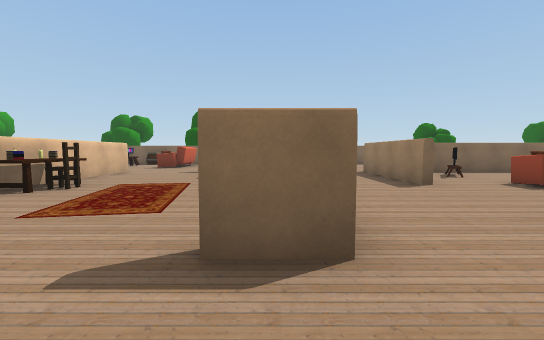
[1] (above)

17 first-person views from a walk through a 3-D level made in the Unity game engine. The camera is 1.4 m above the floor, tilts 4° down and sees 90° across. The floor is counted in squares, 2 m on a side. Each view is taken from the middle of a square. On the plan, view 1 faces up. The plan holds only what a view shows up to about 9 squares ahead; the rest is blank. The place goes on beyond the plan. The player character is not drawn. Some animated figures are left out. Some surface patterns are stand-ins.

[2]
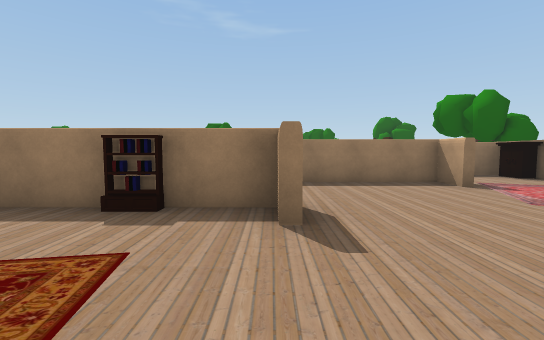

[3]
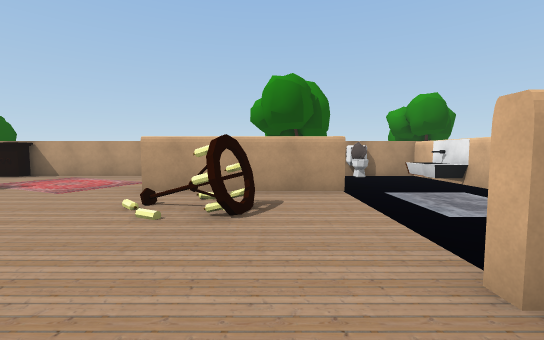

[4]
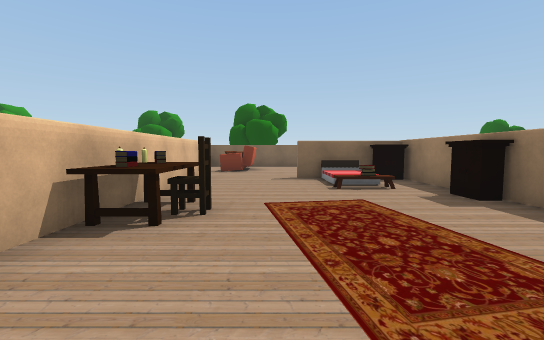

[5]
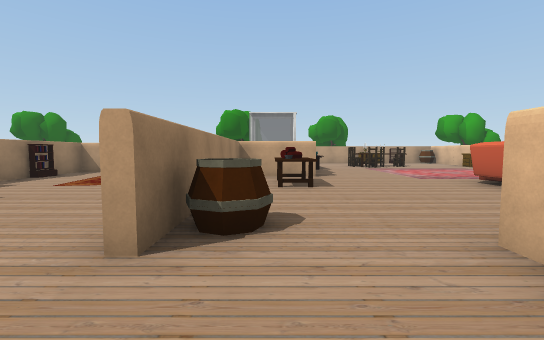

[6]
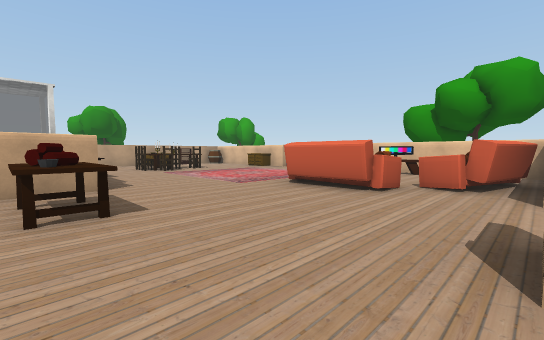

[7]
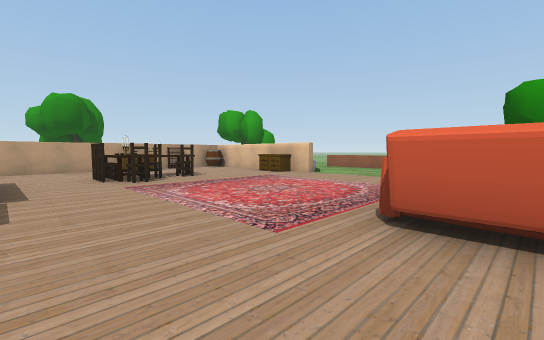

[8]
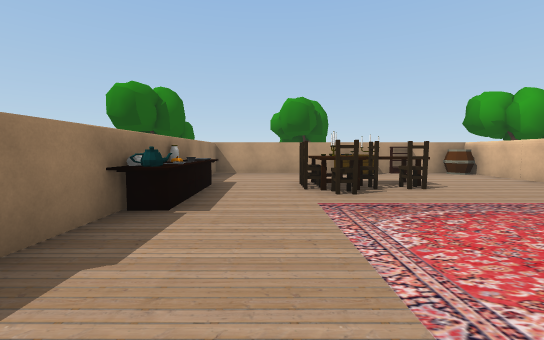

[9]
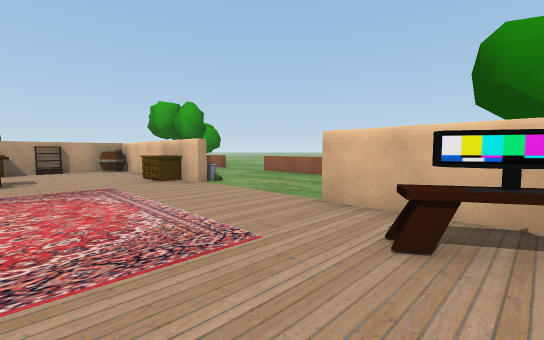

[10]
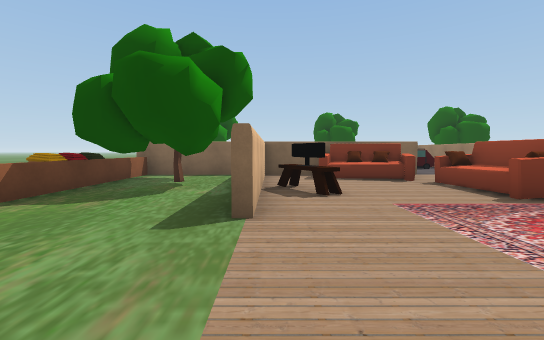

[11]
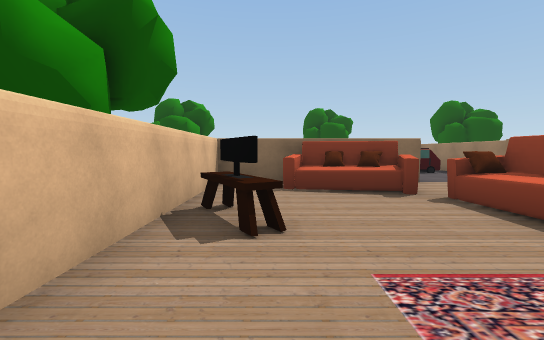

[12]
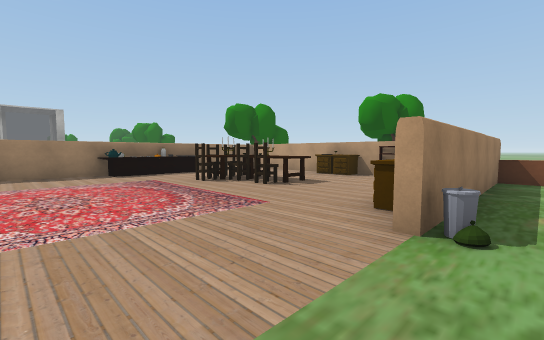

[13]
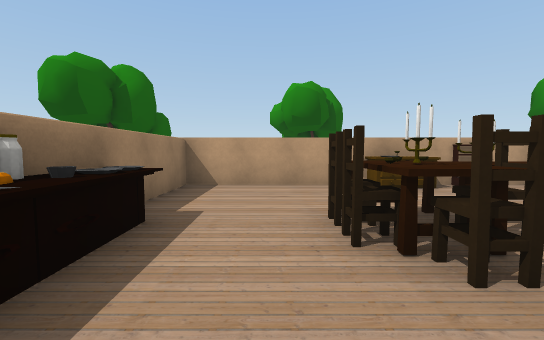

[14]
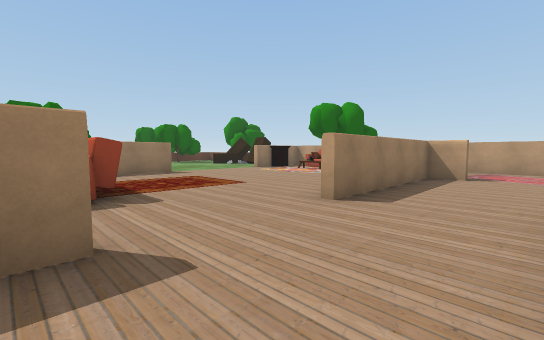

[15]
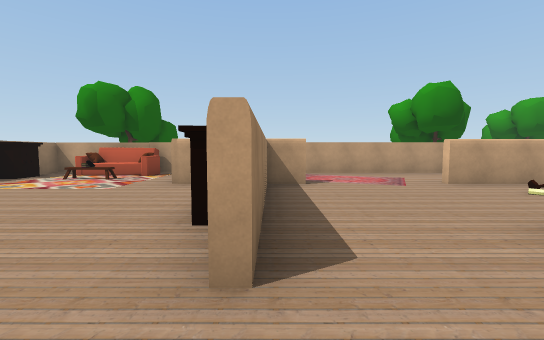

[16]
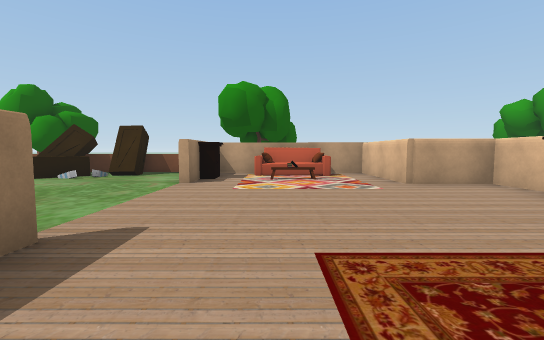

[17]
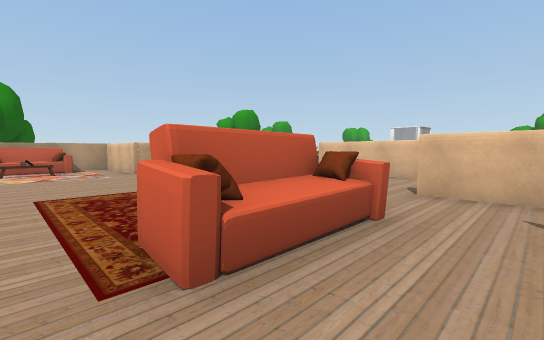

### Floor plan
Points are (right, up) in squares from view 1. A wall is a line through its corners. A room is listed if a view was taken in it or the views show most of it. See-through windows are left out.
Room 1 (view 1)
walls: (2.3, -1.7) (3.1, -1.7) (3.1, 1.6); (-0.5, -4.6) (3.9, -4.6); (0.6, 1.7) (-0.5, 1.7); (4.9, -4.7) (4.9, -3.9)
ways out: opening at (-1.5, -3.5) to room 2; opening at (-0.7, 0) to room 2; opening at (1.5, 2) to room 2; opening at (6, -3) to room 2
objects: wardrobe (4, -4)
Room 2 (views 2, 3, 4, 6, 7, 8, 9, 10, 11, 12, 13, 14, 15, 16, 17)
walls: (0.3, 1.9) (0.3, 5.5); (-4.4, -1.7) (-0.6, -1.7); (-7.2, 1.5) (-7.2, 3.1); (-7.3, 3.6) (-5.1, 3.6) (-5.1, 9.2); (0.6, 4.9) (0.6, 1.7); (-7, -1.9) (-7, -4.6) (-5, -4.6); (0.3, 7) (0.3, 8.5); (3.1, 1.6) (3.1, 2.8); (-2.5, -4.6) (-0.5, -4.6); (3.3, -0.6) (3.3, -1.7) (5.1, -1.7) (5.1, -4.6) (9.8, -4.6) (9.8, -1.9); (3.1, 5.5) (3.1, 9); (-4.9, 9.1) (-4.9, 3.8); (-0.5, 9) (-2.4, 9); (3.3, 7.1) (3.3, 5.5); (-10.6, 9) (-11.3, 9); (-13.3, 9) (-15.2, 9) (-15.2, 3.8); (-15.2, -1.4) (-15.2, -3.5); (7.6, 9) (5.2, 9); (9.8, 1.9) (9.8, 3.6); (-15.1, -4.6) (-7.2, -4.6) (-7.2, -1.4); (-16.1, 9) (-18.5, 9); (10.9, -4.6) (11.5, -4.6)
ways out: opening at (-1.5, -3.5) to room 1; opening at (-0.7, 0) to room 1; opening at (1.5, 2) to room 1; opening at (6, -3) to room 1; opening at (-6.5, 10.5) to room 3; opening at (-3.5, 9) to room 3; opening at (-17, -0.3); opening at (-9.5, 10); opening at (11.5, -4.5); gap at (-2, -1)
objects: tree (-18, 6) to (-17, 7); bin (-16, 0); barrel (-15, -4); dresser (-15, -1); dresser (-15, 0); other object (-15, 5) to (-14, 6); TV (-14, 6); shelf (-13, -5); other object (-13, 8); dresser (-12, -4); table (-12, -2); other object (-12, -1); sofa (-12, 7); other object (-12, 8); other object (-11, -4); dresser (-11, -3); other object (-11, -2); other object (-11, -1); other object (-11, 5); sofa (-11, 6); other object (-11, 7); other object (-10, -2); other object (-10, -1); other object (-8, -1); other object (-8, 0); other object (-8, 1); other object (-7, -3); other object (-7, -1); other object (-7, 0); other object (-7, 1); other object (-7, 5) to (-6, 5); table (-7, 6); barrel (-6, 8); other object (-5, -4); other object (-4, 4); other object (-4, 5); other object (-4, 6); other object (-2, 0); other object (-1, 7); shelf (0, 4); wardrobe (0, 6); wardrobe (4, 1); other object (5, 5) to (6, 6); other object (5, 7); other object (5, 8); other object (7, -4); other object (7, -3) to (8, -3); other object (7, 5) to (7, 6); other object (8, -4); wardrobe (10, -3); crate (12, -5) to (12, -4)
Room 3 (view 5)
walls: (9, 9) (7.6, 9)
ways out: opening at (-6.5, 10.5) to room 2; opening at (-3.5, 9) to room 2
objects: wardrobe (0, 9)

Where each view was taken, in squares from view 1:
view 1: 0 up, 0 right, facing up
view 2: 2 up, 3 left, facing right
view 3: 3 up, 3 left, facing down
view 4: 2 up, 3 left, facing up
view 5: 11 up, 6 left, facing down
view 6: 9 up, 6 left, facing down-left
view 7: 6 up, 8 left, facing down-left
view 8: 4 up, 9 left, facing down
view 9: 6 up, 12 left, facing down-left
view 10: 1 up, 15 left, facing up
view 11: 3 up, 14 left, facing up
view 12: 3 up, 16 left, facing down-right
view 13: 1 up, 9 left, facing down
view 14: 6 up, 1 right, facing down-right
view 15: 4 up, 3 right, facing down
view 16: 4 up, 8 right, facing down
view 17: 7 up, 8 right, facing down-left
